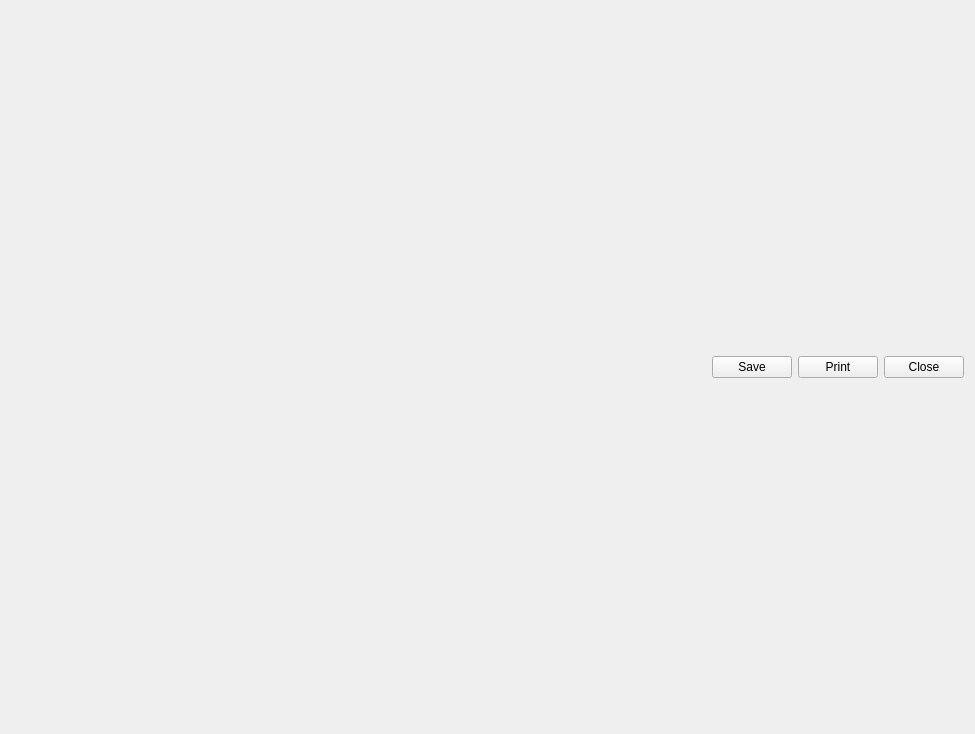
<?xml version="1.0" encoding="UTF-8"?>
<ui version="4.0">
 <class>HtmlViewer</class>
 <widget class="QWidget" name="HtmlViewer">
  <property name="geometry">
   <rect>
    <x>0</x>
    <y>0</y>
    <width>975</width>
    <height>734</height>
   </rect>
  </property>
  <property name="windowTitle">
   <string>AmosDatabase HtmlViewer</string>
  </property>
  <layout class="QVBoxLayout" name="verticalLayout">
   <item>
    <layout class="QHBoxLayout" name="horizontalLayout">
     <item>
      <spacer name="horizontalSpacer">
       <property name="orientation">
        <enum>Qt::Horizontal</enum>
       </property>
       <property name="sizeHint" stdset="0">
        <size>
         <width>40</width>
         <height>20</height>
        </size>
       </property>
      </spacer>
     </item>
     <item>
      <widget class="QPushButton" name="savePushButton">
       <property name="text">
        <string>Save</string>
       </property>
      </widget>
     </item>
     <item>
      <widget class="QPushButton" name="printPushButton">
       <property name="text">
        <string>Print</string>
       </property>
      </widget>
     </item>
     <item>
      <widget class="QPushButton" name="closePushButton">
       <property name="text">
        <string>Close</string>
       </property>
      </widget>
     </item>
    </layout>
   </item>
  </layout>
 </widget>
 <resources/>
 <connections/>
</ui>
